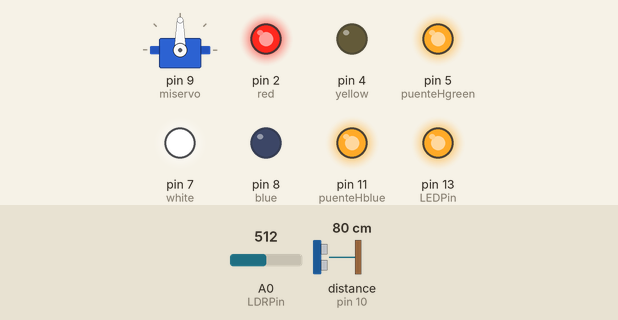
Simulated run of this sketch. Board: Arduino Uno, built with avr-gcc and run on an emulated ATmega328P. Shown: servo, output pins drawn as LEDs (lit = HIGH). Wiring (inferred from the names in the program): ultrasonic range finder: trigger pin 12; echo pin 10. Inputs (shaded band) come from the test bench; at power-on: distance to the obstacle (sensor on pin 10) 80 cm, A0 (LDRPin) = 512. The echo pulse lasts 58.3 µs per cm; pins used as bus, display or sensor lines are not drawn; what the sketch prints to the serial monitor is not drawn.

Above: at 1.2 s.
1.3 s: distance to the obstacle (sensor on pin 10) set to 39 cm
3.5 s: distance to the obstacle (sensor on pin 10) set to 31 cm
At 5.9 s:
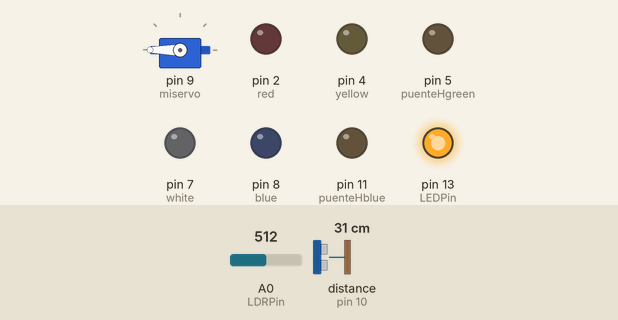
7.8 s: A0 (LDRPin) set to 109
12.1 s: A0 (LDRPin) set to 92
At 15.3 s:
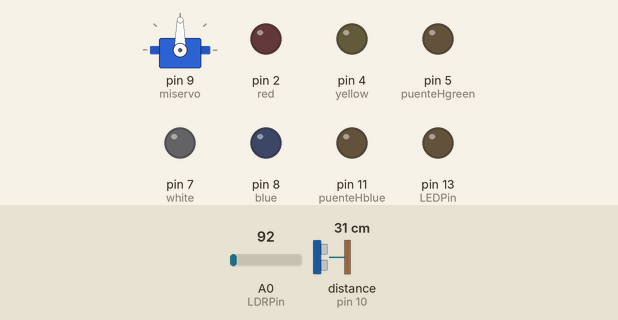
16.4 s: distance to the obstacle (sensor on pin 10) set to 35 cm
At 20.6 s:
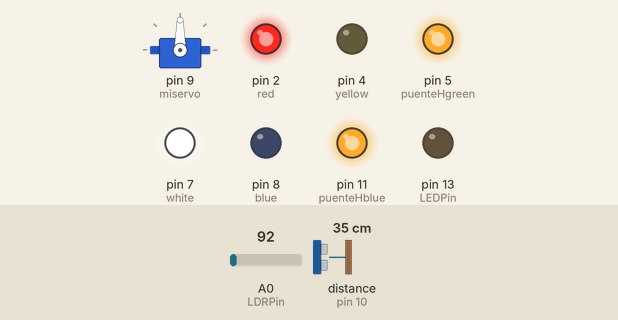
20.7 s: distance to the obstacle (sensor on pin 10) set to 4 cm
At 21.9 s:
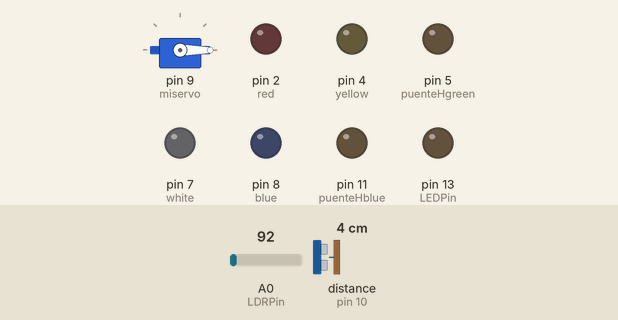
Timing chart, 0 to 26.0 s (numbered marks = the images above; inputs shaded):
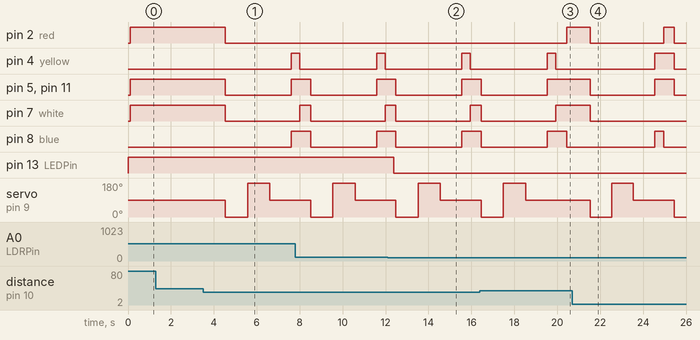

Measured:
- the behaviour switches between 35 and 34 cm on distance to the obstacle (sensor on pin 10) (found by bisection; images 0 and 1)
- the behaviour switches between 101 and 100 on A0 (LDRPin) (found by bisection; images 1 and 2)
- after the input at 1.3 s, every drawn part: stays the same
- after the input at 3.5 s, pin 2 (red), pin 7 (white): HIGH → LOW after 1.0 s; pin 4 (yellow), pin 8 (blue): LOW → HIGH after 4.1 s; pin 5 (puenteHgreen), pin 11 (puenteHblue): HIGH → LOW after 1.0 s, → HIGH 3.1 s later; servo on pin 9 (miservo): 90° → 0° after 1.0 s, → 180° 1.0 s later, → 90° 1.0 s later
- after the input at 12.1 s, pin 13 (LEDPin): HIGH → LOW after 0.28 s
- after the input at 16.4 s, pin 2 (red): LOW → HIGH after 4.0 s
- after the input at 20.7 s, pin 2 (red): HIGH → LOW after 0.84 s, → HIGH 3.4 s later, → LOW 0.50 s later; pin 4 (yellow): LOW → HIGH after 3.9 s, → LOW 0.90 s later

The sketch:

robotdodgesobstacles.ino
```cpp
#include <Servo.h>
Servo miservo;

const int LEDPin = 13;
const int LDRPin = A0;
const int threshold = 100;
int pos;
int puenteHblue = 11;
int puenteHgreen = 5;
int yellow = 4;
int white = 7;
int blue = 8;
int red = 2;
unsigned long pulso;
float distance;
float right;
float left;
int trig = 12;
int echo = 10;
int duration = 0;
void setup() {
  pinMode(LEDPin, OUTPUT);
   pinMode(LDRPin, INPUT);
  pinMode (trig, OUTPUT);
  pinMode (echo, INPUT);
  miservo.attach(9);
  Serial.begin(9600);
  pinMode(puenteHblue, OUTPUT);
  pinMode(puenteHgreen, OUTPUT);
  pinMode (yellow , OUTPUT);
  pinMode (white, OUTPUT);
  pinMode (blue, OUTPUT);
  pinMode (red, OUTPUT);
  digitalWrite(puenteHblue, LOW);
  digitalWrite(puenteHgreen, LOW);
}

void loop()
{
int input = analogRead(LDRPin);
   if (input > threshold) {
      digitalWrite(LEDPin, HIGH);
   }
   else {
      digitalWrite(LEDPin, LOW);
   }

  digitalWrite(trig, HIGH);
  delayMicroseconds(100);
  digitalWrite(trig, LOW);

  duration = pulseIn( echo,HIGH);
  distance = (duration/2)/28.5;
  Serial.println(distance);
  delay(100);


if (distance < 35)

  {
  digitalWrite(yellow, LOW);
  digitalWrite(white, LOW);
  digitalWrite(puenteHblue, LOW);
  digitalWrite(puenteHgreen, LOW);
  digitalWrite(blue, LOW);
  digitalWrite(red,LOW );

  miservo.write(pos = 0);
  digitalWrite(trig, HIGH);
  delayMicroseconds(100);
  digitalWrite(trig, LOW);
  duration =pulseIn(echo,HIGH);
  right = (duration/2)/28.5;
  delay(1000 + right);
  Serial.print("derecha =");
  Serial.print(right);

  miservo.write(pos = 180);
  digitalWrite(trig, HIGH);
  delayMicroseconds(100);
  digitalWrite(trig, LOW);
  duration =pulseIn(echo,HIGH);
  left = (duration/2)/28.5;
  delay(1000 + left);
  Serial.print(", izquierda =");
  Serial.println(left);

  miservo.write(pos = 90);
  digitalWrite(trig, HIGH);
  delayMicroseconds(100);
  digitalWrite(trig, LOW);
  duration =pulseIn(echo,HIGH);
  distance = (duration/2)/28.5;
  delay(1000);

  digitalWrite(yellow, HIGH);
  digitalWrite(white, LOW);
  digitalWrite(puenteHblue, HIGH);
  digitalWrite(puenteHgreen, HIGH);
  digitalWrite(blue, HIGH);
  digitalWrite(red,LOW );
  delay(400);

if ( right > left)
{
  digitalWrite(yellow, HIGH);
  digitalWrite(white, LOW);
  digitalWrite(puenteHblue, HIGH);
  digitalWrite(puenteHgreen,HIGH);
  digitalWrite(blue, LOW);
  digitalWrite(red, HIGH);
  delay(400);
  }
else
{
  digitalWrite(yellow, LOW);
  digitalWrite(white, HIGH);
  digitalWrite(puenteHblue, HIGH);
  digitalWrite(puenteHgreen,HIGH);
  digitalWrite(blue, HIGH);
  digitalWrite(red, LOW);
  delay(400);
  }
  }
else
  {
  miservo.write(pos = 90);
  digitalWrite(trig, HIGH);
  delayMicroseconds(100);
  digitalWrite(trig, LOW);
  duration =pulseIn(echo,HIGH);
  distance = (duration/2)/28.5;
  digitalWrite(yellow, LOW);
  digitalWrite(white, HIGH);
  digitalWrite(puenteHblue, HIGH);
  digitalWrite(puenteHgreen,HIGH);
  digitalWrite(blue, LOW);
  digitalWrite(red,HIGH);
  delay(1000);
  }


  // put your main code here, to run repeatedly:

}
```
